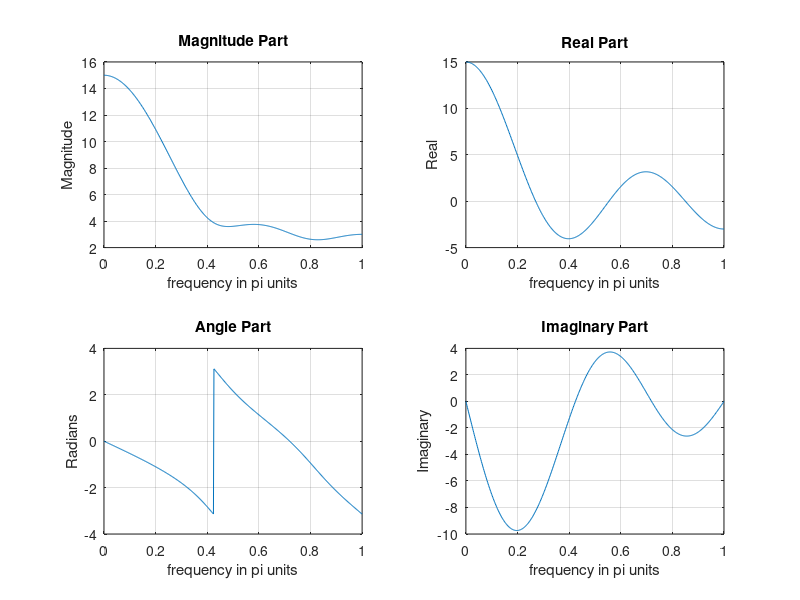

The MATLAB script that drew this image:
% Frequency analysis ploting (Homework 1)
w = [0:1:500]*pi/500; % [0, pi] axis divided into 501 points.
X = exp(j*w)+2+3.*exp(-j*w)+4.*exp(-j*2*w)+5.*exp(-j*3*w);
magX = abs(X); angX = angle(X); realX = real(X); imagX = imag(X);
subplot(2,2,1); plot(w/pi,magX); grid
xlabel('frequency in pi units'); title('Magnitude Part'); ylabel('Magnitude')
subplot(2,2,3); plot(w/pi,angX); grid
xlabel('frequency in pi units'); title('Angle Part'); ylabel('Radians')
subplot(2,2,2); plot(w/pi,realX); grid
xlabel('frequency in pi units'); title('Real Part'); ylabel('Real')
subplot(2,2,4); plot(w/pi,imagX); grid
xlabel('frequency in pi units'); title('Imaginary Part'); ylabel('Imaginary')
        